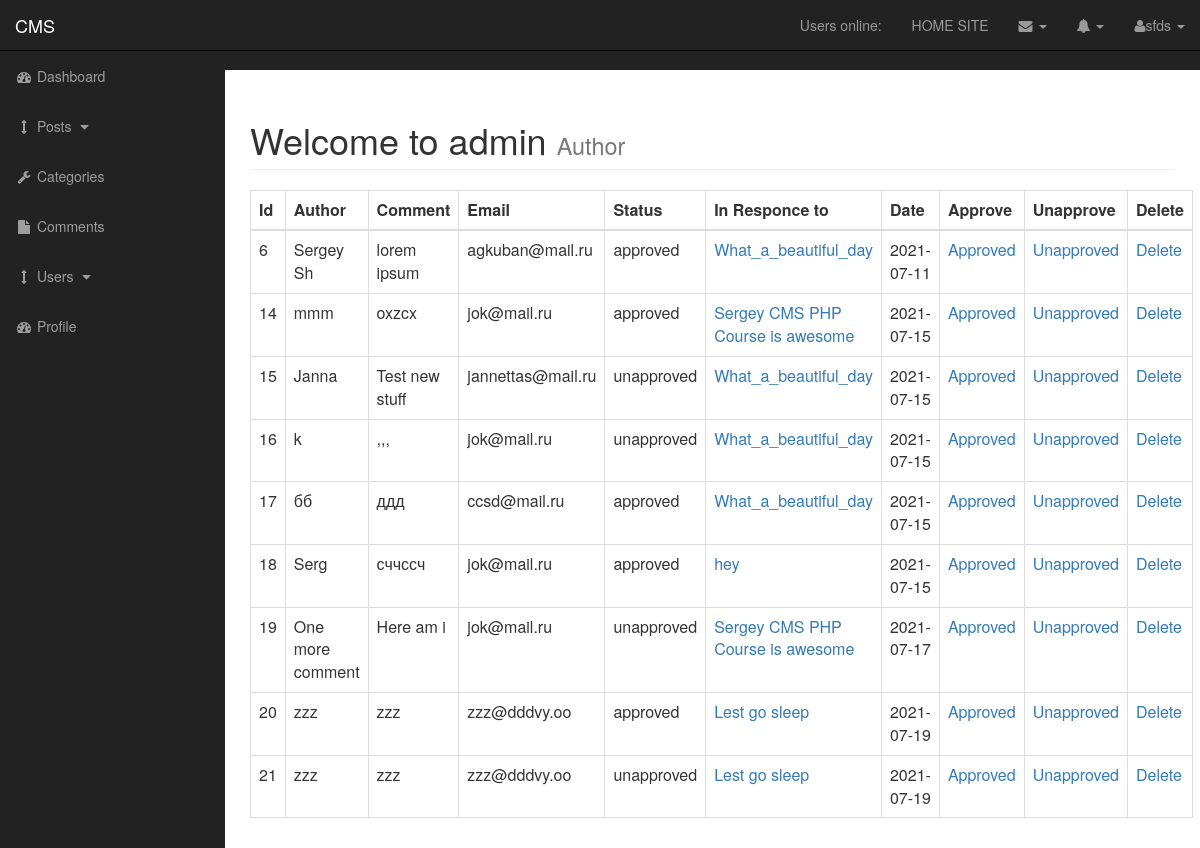
/admin/comments.php (signed in), run on an earlier commit of the app's database.
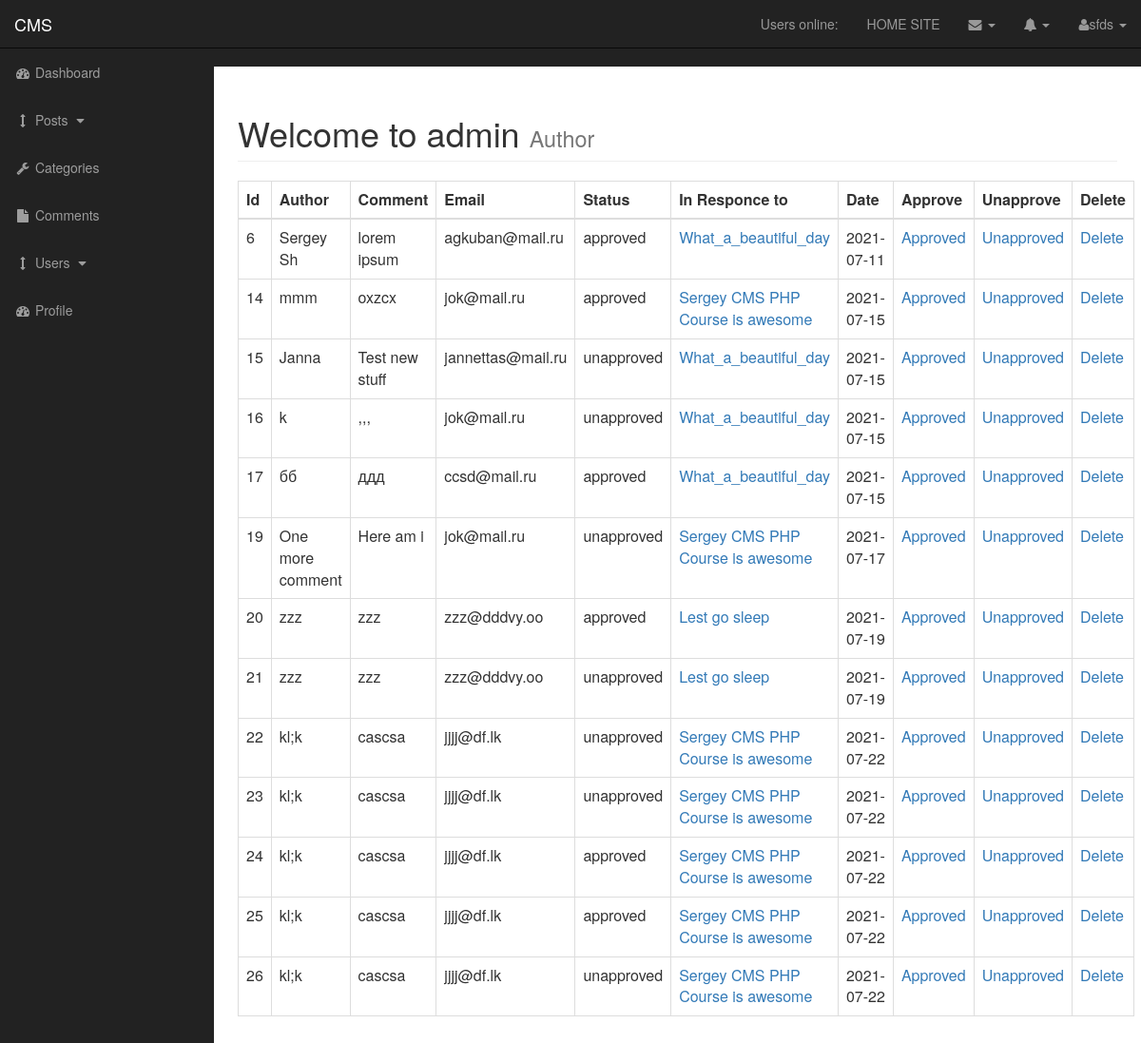
And on a later commit of the database.
### tables this page shows
CREATE TABLE `comments` (
  `comment_id` int(3) NOT NULL,
  `comment_post_id` int(3) NOT NULL,
  `comment_author` varchar(255) NOT NULL,
  `comment_email` varchar(255) NOT NULL,
  `comment_content` text NOT NULL,
  `comment_status` varchar(255) NOT NULL,
  `comment_date` date NOT NULL
);

CREATE TABLE `posts` (
  `post_id` int(3) NOT NULL,
  `post_category_id` int(3) NOT NULL,
  `post_title` varchar(255) NOT NULL,
  `post_author` varchar(255) NOT NULL,
  `post_date` date NOT NULL,
  `post_image` text NOT NULL,
  `post_content` text NOT NULL,
  `post_tags` varchar(255) NOT NULL,
  `post_comment_count` int(11) NOT NULL,
  `post_status` varchar(255) NOT NULL DEFAULT 'draft',
  `post_views_count` int(11) NOT NULL
);

### admin/includes/view_all_comments.php (the view, shortened to what this page needs)
<table class="table table-bordered table-hover">
              <thead>
              <tr>
                  <th>Id</th>
                  <th>Author</th>
                  <th>Comment</th>
                  <th>Email</th>
                  <th>Status</th>
                  <th>In Responce to</th>
                  <th>Date</th>
                  <th>Approve</th>
                  <th>Unapprove</th>
                  <th>Delete</th>
              </tr>
              </thead>
              <tbody>
              <?php
              global $connection;
              $query = "SELECT * FROM comments";
              $select_comments = mysqli_query($connection, $query);
              while ($row = mysqli_fetch_assoc($select_comments)) {
                  $comment_id = $row['comment_id'];
                  $comment_post_id = $row['comment_post_id'];
                  $comment_author = $row['comment_author'];
                  $comment_email = $row['comment_email'];
                  $comment_content = $row['comment_content'];
                  $comment_status = $row['comment_status'];
                  $comment_date = $row['comment_date'];
                  echo "<tr>";
                  echo "<td>{$comment_id}</td>";
                  echo "<td>{$comment_author}</td>";
                  echo "<td>{$comment_content}</td>";
                  echo "<td>{$comment_email}</td>";
                  echo "<td>{$comment_status}</td>";
                  $query = "SELECT * FROM posts WHERE post_id=$comment_post_id";
                  $select_post_id_query = mysqli_query($connection,$query);
                  while ($row = mysqli_fetch_assoc($select_post_id_query)) {
                      $post_id = $row['post_id'];
                      $post_title = $row['post_title'];
                      echo "<td> <a href='../post.php?p_id=$post_id'>$post_title</a></td>";
                  }
                  echo "<td>{$comment_date}</td>";
                  echo "<td name='unapprove'><a href='comments.php?approve={$comment_id}'>Approved</a></td>";
                  echo "<td name='approve'><a href='comments.php?unapprove={$comment_id}'>Unapproved</a></td>";
                  echo "<td name='delete'><a href='comments.php?delete={$comment_id}'>Delete</a></td>";
                  echo "</tr>";
              }
              ?>
              </tbody>
          </table>

What changed in the data, as far as the page shows it:
removed comments: comment_id "18", comment_author "Serg", comment_content "сччссч", comment_email "jok@mail.ru", comment_status "approved", comment_date "2021-07-15"
removed posts: post_title "hey", shown under "18"
added comments: comment_id "22", comment_author "kl;k", comment_content "cascsa", comment_email "jjjj@df.lk", comment_status "unapproved", comment_date "2021-07-22", posts (post_title "Sergey CMS PHP Course is awesome")
added comments: comment_id "23", comment_author "kl;k", comment_content "cascsa", comment_email "jjjj@df.lk", comment_status "unapproved", comment_date "2021-07-22", posts (post_title "Sergey CMS PHP Course is awesome")
added comments: comment_id "24", comment_author "kl;k", comment_content "cascsa", comment_email "jjjj@df.lk", comment_status "approved", comment_date "2021-07-22", posts (post_title "Sergey CMS PHP Course is awesome")
added comments: comment_id "25", comment_author "kl;k", comment_content "cascsa", comment_email "jjjj@df.lk", comment_status "approved", comment_date "2021-07-22", posts (post_title "Sergey CMS PHP Course is awesome")
added comments: comment_id "26", comment_author "kl;k", comment_content "cascsa", comment_email "jjjj@df.lk", comment_status "unapproved", comment_date "2021-07-22", posts (post_title "Sergey CMS PHP Course is awesome")
